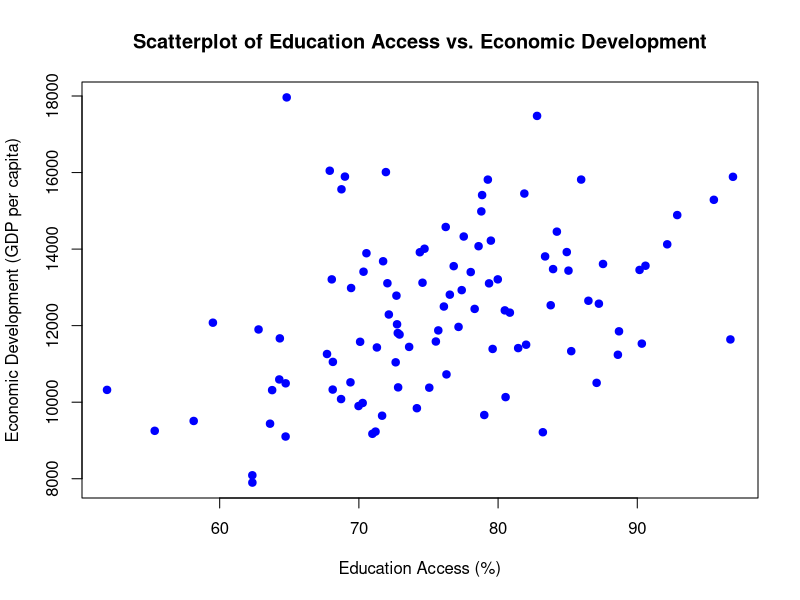

Write the R code that produced this figure.
## ---- chunk 1
  
set.seed(123) 

# Number of countries/regions
n <- 100

# Simulate access to education (enrollment rate in percentage)
education_access <- rnorm(n, mean = 75, sd = 10)

# Simulate economic development, positively correlated with education access
economic_development <- 5000 + (education_access * 100) + rnorm(n, mean = 0, sd = 2000)

#fake data frame 
fake_data <- data.frame(
  country = paste("Country", 1:n),
  education_access = education_access,
  economic_development = economic_development
)

# Saving the data to an object
fake_data_object <- fake_data

## ---- chunk 2
# Calculation of the correlation coefficient
correlation_coefficient <- cor(fake_data_object$education_access, fake_data_object$economic_development)


correlation_coefficient

## ---- chunk 3
###Scatterplot
plot(fake_data_object$education_access, 
     fake_data_object$economic_development,
     main = "Scatterplot of Education Access vs. Economic Development",
     xlab = "Education Access (%)",
     ylab = "Economic Development (GDP per capita)",
     pch = 19, col = "blue")

## ---- chunk 4

data_vector <- c(1, 2, 3, 4, 5, 6, 10, 15, 20, 30, 35, 40, 45, 50, 55, 60, 65, 70, 80, 85, 90, 95, 100, 0, 25)

